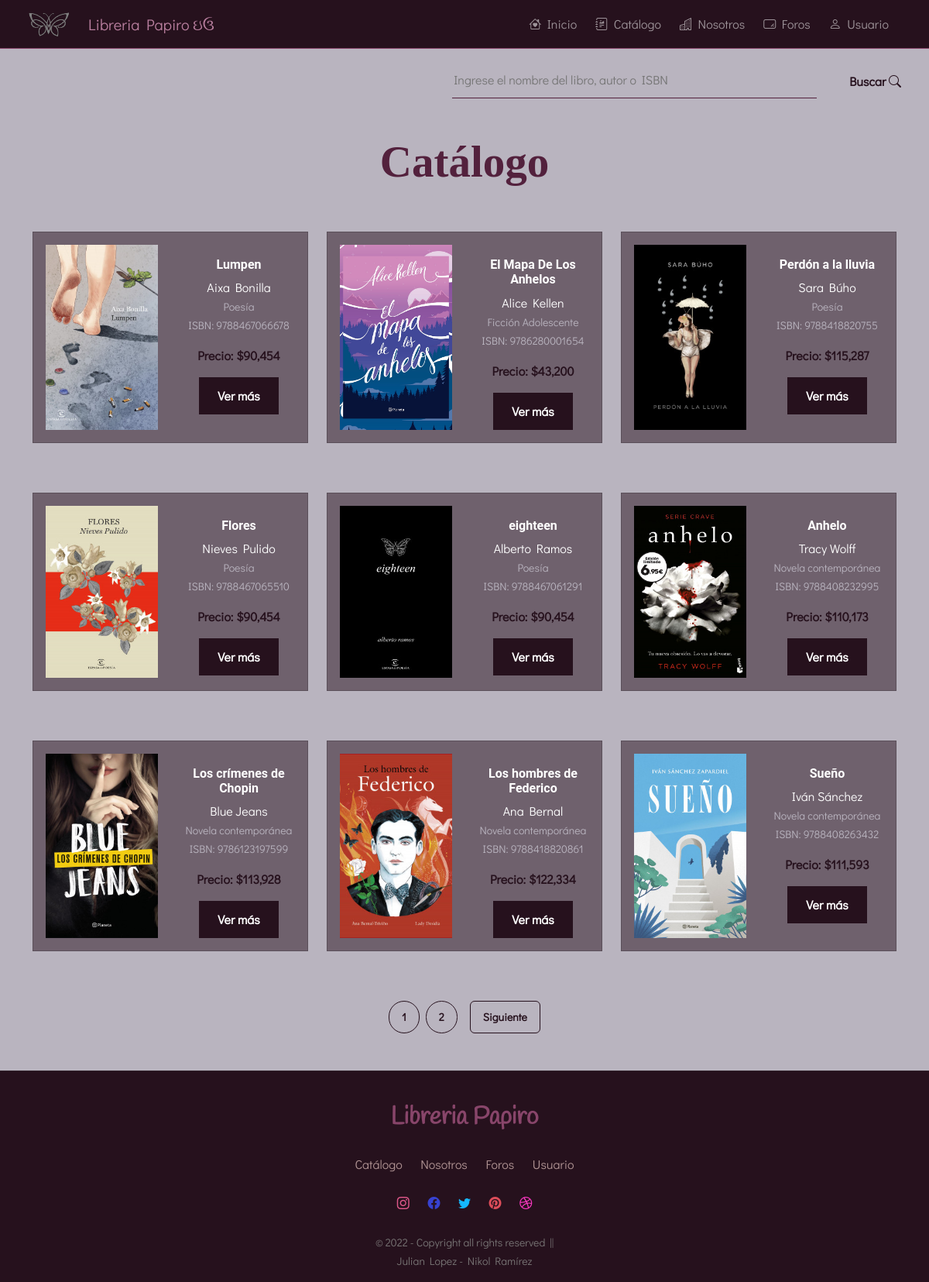
/vistas/libreria/catalogo.php, run on the app's committed database.
### tables this page shows
CREATE TABLE `libro` (
  `idLibro` int(11) NOT NULL,
  `nombreLibro` varchar(25) NOT NULL,
  `autor` varchar(70) NOT NULL,
  `descripcionLibro` text NOT NULL,
  `precioLibro` int(20) NOT NULL,
  `cantidad` int(3) NOT NULL,
  `idEditorial` int(11) NOT NULL,
  `paginas` varchar(25) NOT NULL,
  `publicacion` varchar(25) DEFAULT NULL,
  `idPais` int(11) DEFAULT NULL,
  `idTematica` int(11) NOT NULL,
  `ISBN` varchar(25) NOT NULL,
  `idCategoria` int(11) NOT NULL,
  `idEstado` int(11) NOT NULL,
  `img` varchar(40) NOT NULL
);

CREATE TABLE `categoria` (
  `idCategoria` int(11) NOT NULL,
  `categoria` varchar(25) NOT NULL
);

### vistas/libreria/catalogo.php (the view, shortened to what this page needs)
<?php
    $conn = new Configuracion2();
    $con = $conn->conexion();
    $limite = 9;
    $paginaActual = isset($_GET['p']) && is_numeric($_GET['p']) ? (int)$_GET['p']: 1;
    $stmt = $con -> prepare("SELECT libro.idLibro, libro.nombreLibro,  libro.autor, libro.precioLibro, libro.descripcionLibro, libro.ISBN, categoria.categoria, libro.img
    FROM libro INNER JOIN categoria ON libro.idCategoria = categoria.idCategoria
    WHERE idEstado='1' LIMIT ?,?;");
    $stmt -> bindValue(1, ($paginaActual - 1)* $limite, PDO::PARAM_INT);
    $stmt -> bindValue(2, $limite, PDO::PARAM_INT);
    $stmt -> execute();
    $pr = $stmt -> fetchAll(PDO::FETCH_ASSOC);
    $totalArticulos = $con -> query("SELECT * FROM libro;") -> rowCount();
?>
<!DOCTYPE html>
<html lang="es">
<head>
    <link rel="stylesheet" href="../../css/custom.css">
    <link rel="stylesheet" href="../../css/style.css">
    <link href="../../libs/bootstrap-icons/bootstrap-icons.css" rel="stylesheet">
</head>
<body class="bg-secondary">
    <?php include '../../modules/menu-footer.php'; ?>
    <?= menu("../.."); ?>
    <div class="container-fluid text-light">
        <div class="row">
            <div class=" text-end mt-3">
                <input style="width: 40%; height: 100%; border: transparent; border-bottom: #53213d solid 1px; margin-right: 15px; background:none;" type="text" name="buscar" id="buscar" placeholder="Ingrese el nombre del libro, autor o ISBN" >
                <a class="btn btn-outline-primary rounded" style="margin-top: 0;" href="">Buscar <i class="bi bi-search"></i></a>
            </div>
        </div>
    </div>
    <h1 id="Titulo1" class="mt-5 text-center"> Catálogo </h1>
    <div class="container-fluid mb-5">
            <div class="container">
                <div class="row justify-content-center" id="contenedor">
                    <?php
                    foreach ($pr as $row):
                    ?>
                        <div class="col-md-4 mb-3 mt-5 text-center">
                            <div class="card bg-primary bg-opacity-50 h-100" style="object-fit: cover;">
                                <div class="row g-0" style="height: 100% ; object-fit: cover;">
                                    <div class="col-lg-6">
                                        <div class="p-3" style="height: 100%; object-fit: cover;">
                                            <img class="img-fluid h-100" style="height:100%; object-fit: cover;" src="../../admin/codigo/inventario<?php echo $row['img']; ?>" alt="<?php echo $row['nombreLibro']; ?>">
                                        </div>
                                    </div>
                                    <div class="col-lg-6">
                                        <div class="card-body">
                                            <p class="card-title text-white mt-3 h5"><?php echo $row['nombreLibro']; ?></p>
                                            <span class="card-title text-white"><?php echo $row['autor']; ?></span>
                                            <p class="card-text text-secondary"><small class=""> <?php echo $row['categoria']; ?> </small> <br>
                                            <small class="text"> ISBN: <?php echo $row['ISBN']; ?> </small></p>
                                            <p class="card-text"><span class="text-primary"><b>Precio: $<?php echo  number_format($row['precioLibro']); ?></b> </span></p>
                                            <a type="button" href="descripcion.php?id=<?php echo $row['idLibro']; ?>" value="Ver más" class="btn btn-primary"> Ver más </a>
                                        </div>
                                    </div>
                                </div>
                            </div>
                        </div>
                    <?php
                 endforeach; ?>
                </div>
            </div>
        <div class="container mt-5 text-center">
            <ul class="pagination justify-content-center">
                <?php
                    $i = 1;
                    if($totalArticulos > ($paginaActual*$limite)-$limite+ count($pr)):
                        $x = ($totalArticulos/$limite);
                        for($i; $i<$x; $i+1):
                ?>
                    <li class="page-item me-2"><a class="btn btn-outline-primary border border-primary btn-sm rounded-pill" href="catalogo.php?pagina=producto&p=<?php echo $i ?>"><?php echo $i ?></a></li>
                <?php
                        $i=$i+1;
                        endfor;
                    endif;
                ?>
                <?php if($totalArticulos > ($paginaActual*$limite)-$limite+ count($pr)): ?>
                    <li class="page-item ms-2">
                        <a class="btn btn-outline-primary border border-primary btn-sm rounded" href="catalogo.php?pagina=producto&p=<?php echo $paginaActual+1; ?>">
                        Siguiente
                    </a></li>
                <?php endif ?>
            </ul>
        </div>
    </div>
    <?= footer(); ?>
</body>
</html>

### modules/menu-footer.php (shortened to what this page needs)
<?php
    function menu($img){
    echo <<<EOT
        <nav class="navbar navbar-expand-sm bg-primary navbar-dark sticky-top border-bottom border-info p-2">
            <div class="container-fluid">
                <a class="navbar-brand ms-2" href="http://localhost/Libreria/" target="_self"> <img src="$img/img/icono.svg" style="height:35px;" alt="Icono de mariposa" style="width: 100%; min-width: 20%"> </a>
                <a class="navbar-brand" href="http://localhost/Libreria/" style="color: #b97f9f;"> Libreria Papiro ઇઉ </a>
                <button class="navbar-toggler" aria-label="Boton del menu desplegable" type="button" data-bs-toggle="collapse" data-bs-target="#menuR">
                    <span class="navbar-toggler-icon"> </span>
                </button>
                <div class="collapse navbar-collapse justify-content-end" id="menuR">
                    <ul class="navbar-nav me-3">
                        <li class="nav-item"> <a class="nav-link me-2" href="http://localhost/Libreria/"> <i class="bi bi-house-heart me-1"> </i> Inicio </a> </li>
                        <li class="nav-item"> <a class="nav-link me-2" href="http://localhost/Libreria/vistas/libreria/catalogo.php"> <i class="bi bi-journal-richtext me-1"> </i> Catálogo </a> </li>
                        <li class="nav-item"> <a class="nav-link me-2" href="http://localhost/Libreria/vistas/libreria/libreria.php"> <i class="bi bi-building me-1"> </i> Nosotros </a> </li>
                        <li class="nav-item"> <a class="nav-link me-2" href="http://localhost/Libreria/vistas/libreria/foros.php"> <i class="bi bi-textarea-resize me-1"> </i> Foros </a> </li>
                        <li class="nav-item"> <a class="nav-link me-2" href="http://localhost/Libreria/vistas/usuario/"> <i class="bi bi-person me-1"> </i> Usuario </a> </li>
                    </ul>
                </div>
            </div>
        </nav>
        EOT;
    };
    function footer(){
    echo <<<FOOTER
        <footer class="footer-16371 bg-primary bg-opacity- 75">
            <hr>
              <div class="container pt-3">
                <div class="row justify-content-center">
                  <div class="col-md-9 text-center">
                    <div class="footer-site-logo mb-4">
                      <a href="http://localhost/Libreria/" style="font-family: Hand;">Libreria Papiro </a>
                    </div>
                    <ul class="list-unstyled nav-links mb-3">
                      <li><a href="http://localhost/Libreria/vistas/libreria/catalogo.php">Catálogo</a></li>
                      <li><a href="http://localhost/Libreria/vistas/libreria/libreria.php">Nosotros</a></li>
                      <li><a href="http://localhost/Libreria/vistas/libreria/foros.php">Foros</a></li>
                      <li><a href="http://localhost/Libreria/vistas/usuario/logeado/index.php">Usuario</a></li>
                    </ul>
                    <div class="social">
                      <ul class="list-unstyled">
                        <li class="in"><a href="https://instagram.com/" aria-label="Icono de Instagram" target="_blank"><span class="bi bi-instagram" ></span></a></li>
                        <li class="fb"><a href="https://facebook.com/" aria-label="Icono de Facebook" target="_blank"><span class="bi bi-facebook"></span></a></li>
                        <li class="tw"><a href="https://twitter.com/" aria-label="Icono de Twitter" target="_blank"><span class="bi bi-twitter"></span></a></li>
                        <li class="pin"><a href="https://pinterest.com/" aria-label="Icono de Pinterest" target="_blank"><span class="bi bi-pinterest"></span></a></li>
                        <li class="dr"><a href="https://dribbble.com/" aria-label="Icono de Dribbble" target="_blank"><span class="bi bi-dribbble"></span></a></li>
                      </ul>
                    </div>
                    <div class="copyright pb-3">
                      <p class="mb-0"><small>&copy; 2022 - Copyright all rights reserved ||<br>
                                                            Julian Lopez - Nikol Ramírez</small></p>
                    </div>
                  </div>
                </div>
              </div>
            </footer>
        FOOTER;
    };
?>

### css/style.css (style rules this page uses)
body { font-family: "Roboto", -apple-system, BlinkMacSystemFont, "Segoe UI", Roboto, "Helvetica Neue", Arial, "Noto Sans", sans-serif, "Apple Color Emoji", "Segoe UI Emoji", "Segoe UI Symbol", "Noto Color Emoji"; }
h1, h2, h3, h4, h5, h6, .h1, .h2, .h3, .h4, .h5, .h6 { font-family: "Roboto", -apple-system, BlinkMacSystemFont, "Segoe UI", Roboto, "Helvetica Neue", Arial, "Noto Sans", sans-serif, "Apple Color Emoji", "Segoe UI Emoji", "Segoe UI Symbol", "Noto Color Emoji"; }
a { -webkit-transition: .3s all ease; -o-transition: .3s all ease; transition: .3s all ease; }
a, a:hover { text-decoration: none !important; }
.footer-16371 { font-family: "Poppins", sans-serif; }
.footer-16371 .footer-site-logo { text-align: center; font-size: 2rem; font-weight: 900; }
.footer-16371 .footer-site-logo a { color: #88456a; }
.footer-16371 .nav-links { padding: 0; margin: 0; }
.footer-16371 .nav-links li { display: inline-block; }
.footer-16371 .nav-links li a { padding: 10px; color: rgb(177, 148, 148); }
.footer-16371 .social ul li { display: inline-block; }
.footer-16371 .social ul li a { display: inline-block; padding: 10px; }
.footer-16371 .social ul li.in a { color: #df588a; }
.footer-16371 .social ul li.tw a { color: #15b8ff; }
.footer-16371 .social ul li.fb a { color: #3742d0; }
.footer-16371 .social ul li.dr a { color: #fa38c1; }
.footer-16371 .social ul li.pin a { color: #dd4d5a; }
.footer-16371 .copyright { color: #797676; }

### data on the page
libro: img (picture), nombreLibro "Lumpen", autor "Aixa Bonilla", idCategoria.categoria "Poesía", ISBN "9788467066678", precioLibro "90,454"
libro: img (picture), nombreLibro "El Mapa De Los Anhelos", autor "Alice Kellen", idCategoria.categoria "Ficción Adolescente", ISBN "9786280001654", precioLibro "43,200"
libro: img (picture), nombreLibro "Perdón a la lluvia", autor "Sara Búho", idCategoria.categoria "Poesía", ISBN "9788418820755", precioLibro "115,287"
libro: img (picture), nombreLibro "Flores", autor "Nieves Pulido", idCategoria.categoria "Poesía", ISBN "9788467065510", precioLibro "90,454"
libro: img (picture), nombreLibro "eighteen", autor "Alberto Ramos", idCategoria.categoria "Poesía", ISBN "9788467061291", precioLibro "90,454"
libro: img (picture), nombreLibro "Anhelo", autor "Tracy Wolff", idCategoria.categoria "Novela contemporánea", ISBN "9788408232995", precioLibro "110,173"
libro: img (picture), nombreLibro "Los crímenes de Chopin", autor "Blue Jeans", idCategoria.categoria "Novela contemporánea", ISBN "9786123197599", precioLibro "113,928"
libro: img (picture), nombreLibro "Los hombres de Federico", autor "Ana Bernal", idCategoria.categoria "Novela contemporánea", ISBN "9788418820861", precioLibro "122,334"
libro: img (picture), nombreLibro "Sueño", autor "Iván Sánchez", idCategoria.categoria "Novela contemporánea", ISBN "9788408263432", precioLibro "111,593"
